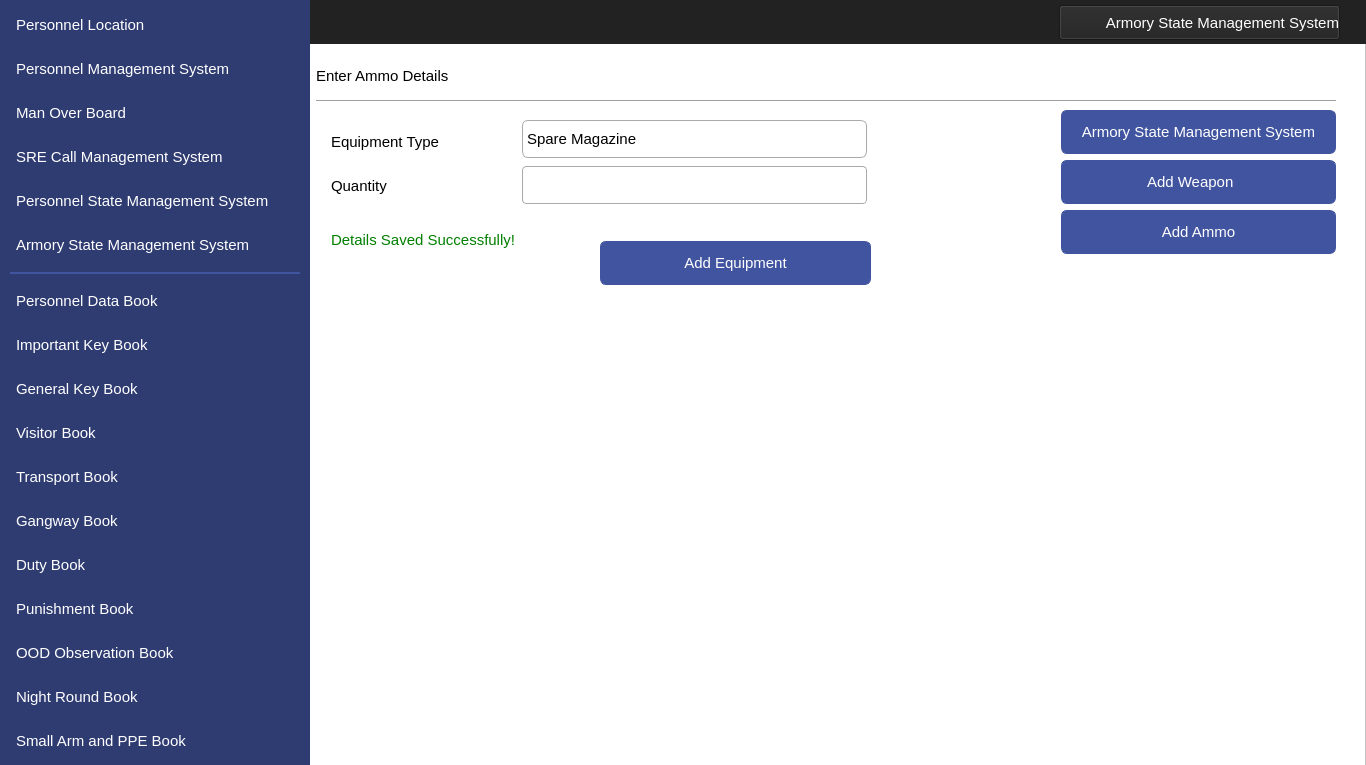
<?xml version="1.0" encoding="UTF-8"?>
<ui version="4.0">
 <class>MainWindow</class>
 <widget class="QMainWindow" name="MainWindow">
  <property name="geometry">
   <rect>
    <x>0</x>
    <y>0</y>
    <width>1366</width>
    <height>765</height>
   </rect>
  </property>
  <property name="windowTitle">
   <string>MainWindow</string>
  </property>
  <widget class="QWidget" name="centralwidget">
   <widget class="QFrame" name="frame">
    <property name="geometry">
     <rect>
      <x>0</x>
      <y>0</y>
      <width>1366</width>
      <height>768</height>
     </rect>
    </property>
    <property name="styleSheet">
     <string notr="true">background-color: #ffffff</string>
    </property>
    <property name="frameShape">
     <enum>QFrame::StyledPanel</enum>
    </property>
    <property name="frameShadow">
     <enum>QFrame::Raised</enum>
    </property>
    <widget class="QLabel" name="label">
     <property name="geometry">
      <rect>
       <x>0</x>
       <y>0</y>
       <width>310</width>
       <height>768</height>
      </rect>
     </property>
     <property name="styleSheet">
      <string notr="true">
background-color:#2F3C71;</string>
     </property>
     <property name="text">
      <string/>
     </property>
    </widget>
    <widget class="QLabel" name="label_2">
     <property name="geometry">
      <rect>
       <x>0</x>
       <y>0</y>
       <width>1366</width>
       <height>44</height>
      </rect>
     </property>
     <property name="styleSheet">
      <string notr="true">
background-color:#222222;</string>
     </property>
     <property name="text">
      <string/>
     </property>
    </widget>
    <widget class="QPushButton" name="navViewPunishment">
     <property name="geometry">
      <rect>
       <x>10</x>
       <y>587</y>
       <width>290</width>
       <height>44</height>
      </rect>
     </property>
     <property name="font">
      <font>
       <family>Segoe UI</family>
       <pointsize>11</pointsize>
      </font>
     </property>
     <property name="cursor">
      <cursorShape>PointingHandCursor</cursorShape>
     </property>
     <property name="styleSheet">
      <string notr="true">QPushButton 
{
    text-align: left;
    color: #ffffff;
    background-color:#2F3C71;
    border-width: 1px;
    border-color: #2F3C71;
    border-style: solid;
    border-radius: 6;
    padding: 3px;
    font-size: 11pt;
    padding-left: 5px;
    outline:none;
    padding-right: 5px;
    min-width: 40px;
}

QPushButton:hover
{
    background-color:#4154A0;
}


QPushButton:pressed
{
    background-color: #384889;
 	border-width: 3px;
    border-color: #5C70BC;
    border-style: solid;
    border-radius: 6;

}</string>
     </property>
     <property name="text">
      <string>Punishment Book</string>
     </property>
     <property name="icon">
      <iconset resource="../IconResource.qrc">
       <normaloff>:/images/punishment.png</normaloff>:/images/punishment.png</iconset>
     </property>
     <property name="iconSize">
      <size>
       <width>25</width>
       <height>25</height>
      </size>
     </property>
     <property name="flat">
      <bool>false</bool>
     </property>
    </widget>
    <widget class="QPushButton" name="navViewImpKey">
     <property name="geometry">
      <rect>
       <x>10</x>
       <y>323</y>
       <width>290</width>
       <height>44</height>
      </rect>
     </property>
     <property name="font">
      <font>
       <family>Segoe UI</family>
       <pointsize>11</pointsize>
      </font>
     </property>
     <property name="cursor">
      <cursorShape>PointingHandCursor</cursorShape>
     </property>
     <property name="styleSheet">
      <string notr="true">QPushButton 
{
    text-align: left;
    color: #ffffff;
    background-color:#2F3C71;
    border-width: 1px;
    border-color: #2F3C71;
    border-style: solid;
    border-radius: 6;
    padding: 3px;
    outline:none;
    font-size: 11pt;
    padding-left: 5px;
    padding-right: 5px;
    min-width: 40px;
}

QPushButton:hover
{
    background-color:#4154A0;
}
QPushButton:pressed
{
    background-color: #384889;
 	border-width: 3px;
    border-color: #5C70BC;
    border-style: solid;
    border-radius: 6;

}</string>
     </property>
     <property name="text">
      <string>Important Key Book</string>
     </property>
     <property name="icon">
      <iconset resource="../IconResource.qrc">
       <normaloff>:/images/impKey.png</normaloff>:/images/impKey.png</iconset>
     </property>
     <property name="iconSize">
      <size>
       <width>25</width>
       <height>25</height>
      </size>
     </property>
     <property name="flat">
      <bool>false</bool>
     </property>
    </widget>
    <widget class="QPushButton" name="navViewGenKey">
     <property name="geometry">
      <rect>
       <x>10</x>
       <y>367</y>
       <width>290</width>
       <height>44</height>
      </rect>
     </property>
     <property name="font">
      <font>
       <family>Segoe UI</family>
       <pointsize>11</pointsize>
      </font>
     </property>
     <property name="cursor">
      <cursorShape>PointingHandCursor</cursorShape>
     </property>
     <property name="styleSheet">
      <string notr="true">QPushButton 
{
    text-align: left;
    color: #ffffff;
    background-color:#2F3C71;
    border-width: 1px;
    border-color: #2F3C71;
    border-style: solid;
    border-radius: 6;
    padding: 3px;
    outline:none;
    font-size: 11pt;
    padding-left: 5px;
    padding-right: 5px;
    min-width: 40px;
}

QPushButton:hover
{
    background-color:#4154A0;
}

QPushButton:pressed
{
    background-color: #384889;
 	border-width: 3px;
    border-color: #5C70BC;
    border-style: solid;
    border-radius: 6;

}</string>
     </property>
     <property name="text">
      <string>General Key Book</string>
     </property>
     <property name="icon">
      <iconset resource="../IconResource.qrc">
       <normaloff>:/images/genKey.png</normaloff>:/images/genKey.png</iconset>
     </property>
     <property name="iconSize">
      <size>
       <width>25</width>
       <height>25</height>
      </size>
     </property>
     <property name="flat">
      <bool>false</bool>
     </property>
    </widget>
    <widget class="QPushButton" name="navViewVisitor">
     <property name="geometry">
      <rect>
       <x>10</x>
       <y>411</y>
       <width>290</width>
       <height>44</height>
      </rect>
     </property>
     <property name="font">
      <font>
       <family>Segoe UI</family>
       <pointsize>11</pointsize>
      </font>
     </property>
     <property name="cursor">
      <cursorShape>PointingHandCursor</cursorShape>
     </property>
     <property name="styleSheet">
      <string notr="true">QPushButton 
{
    text-align: left;
    color: #ffffff;
    background-color:#2F3C71;
    border-width: 1px;
    border-color: #2F3C71;
    border-style: solid;
    border-radius: 6;
    padding: 3px;
    outline:none;
    font-size: 11pt;
    padding-left: 5px;
    padding-right: 5px;
    min-width: 40px;
}

QPushButton:hover
{
    background-color:#4154A0;
}

QPushButton:pressed
{
    background-color: #384889;
 	border-width: 3px;
    border-color: #5C70BC;
    border-style: solid;
    border-radius: 6;
}</string>
     </property>
     <property name="text">
      <string>Visitor Book</string>
     </property>
     <property name="icon">
      <iconset resource="../IconResource.qrc">
       <normaloff>:/images/visitor.png</normaloff>:/images/visitor.png</iconset>
     </property>
     <property name="iconSize">
      <size>
       <width>25</width>
       <height>25</height>
      </size>
     </property>
     <property name="flat">
      <bool>false</bool>
     </property>
    </widget>
    <widget class="QPushButton" name="navViewTransport">
     <property name="geometry">
      <rect>
       <x>10</x>
       <y>455</y>
       <width>290</width>
       <height>44</height>
      </rect>
     </property>
     <property name="font">
      <font>
       <family>Segoe UI</family>
       <pointsize>11</pointsize>
      </font>
     </property>
     <property name="cursor">
      <cursorShape>PointingHandCursor</cursorShape>
     </property>
     <property name="styleSheet">
      <string notr="true">QPushButton 
{
    text-align: left;
    color: #ffffff;
    background-color:#2F3C71;
    border-width: 1px;
    border-color: #2F3C71;
    border-style: solid;
    border-radius: 6;
    padding: 3px;
    font-size: 11pt;
    padding-left: 5px;
    padding-right: 5px;
    outline:none;
    min-width: 40px;
}

QPushButton:hover
{
    background-color:#4154A0;
}
QPushButton:pressed
{
    background-color: #384889;
 	border-width: 3px;
    border-color: #5C70BC;
    border-style: solid;
    border-radius: 6;

}</string>
     </property>
     <property name="text">
      <string>Transport Book</string>
     </property>
     <property name="icon">
      <iconset resource="../IconResource.qrc">
       <normaloff>:/images/transport.png</normaloff>:/images/transport.png</iconset>
     </property>
     <property name="iconSize">
      <size>
       <width>25</width>
       <height>25</height>
      </size>
     </property>
     <property name="flat">
      <bool>false</bool>
     </property>
    </widget>
    <widget class="QPushButton" name="navViewGangway">
     <property name="geometry">
      <rect>
       <x>10</x>
       <y>499</y>
       <width>290</width>
       <height>44</height>
      </rect>
     </property>
     <property name="font">
      <font>
       <family>Segoe UI</family>
       <pointsize>11</pointsize>
      </font>
     </property>
     <property name="cursor">
      <cursorShape>PointingHandCursor</cursorShape>
     </property>
     <property name="styleSheet">
      <string notr="true">QPushButton 
{
    text-align: left;
    color: #ffffff;
    background-color:#2F3C71;
    border-width: 1px;
    border-color: #2F3C71;
    border-style: solid;
    border-radius: 6;
    padding: 3px;
    font-size: 11pt;
    padding-left: 5px;
    outline:none;
    padding-right: 5px;
    min-width: 40px;
}

QPushButton:hover
{
    background-color:#4154A0;
}
QPushButton:pressed
{
    background-color: #384889;
 	border-width: 3px;
    border-color: #5C70BC;
    border-style: solid;
    border-radius: 6;

}</string>
     </property>
     <property name="text">
      <string>Gangway Book</string>
     </property>
     <property name="icon">
      <iconset resource="../IconResource.qrc">
       <normaloff>:/images/gangway.png</normaloff>:/images/gangway.png</iconset>
     </property>
     <property name="iconSize">
      <size>
       <width>25</width>
       <height>25</height>
      </size>
     </property>
     <property name="flat">
      <bool>false</bool>
     </property>
    </widget>
    <widget class="QPushButton" name="navViewDuty">
     <property name="geometry">
      <rect>
       <x>10</x>
       <y>543</y>
       <width>290</width>
       <height>44</height>
      </rect>
     </property>
     <property name="font">
      <font>
       <family>Segoe UI</family>
       <pointsize>11</pointsize>
      </font>
     </property>
     <property name="cursor">
      <cursorShape>PointingHandCursor</cursorShape>
     </property>
     <property name="styleSheet">
      <string notr="true">QPushButton 
{
    text-align: left;
    color: #ffffff;
    background-color:#2F3C71;
    border-width: 1px;
    border-color: #2F3C71;
    border-style: solid;
    outline:none;
    border-radius: 6;
    padding: 3px;
    font-size: 11pt;
    padding-left: 5px;
    padding-right: 5px;
    min-width: 40px;
}

QPushButton:hover
{
    background-color:#4154A0;
}
QPushButton:pressed
{
    background-color: #384889;
 	border-width: 3px;
    border-color: #5C70BC;
    border-style: solid;
    border-radius: 6;

}</string>
     </property>
     <property name="text">
      <string>Duty Book</string>
     </property>
     <property name="icon">
      <iconset resource="../IconResource.qrc">
       <normaloff>:/images/duty.png</normaloff>:/images/duty.png</iconset>
     </property>
     <property name="iconSize">
      <size>
       <width>25</width>
       <height>25</height>
      </size>
     </property>
     <property name="flat">
      <bool>false</bool>
     </property>
    </widget>
    <widget class="QPushButton" name="navViewNight">
     <property name="geometry">
      <rect>
       <x>10</x>
       <y>675</y>
       <width>290</width>
       <height>44</height>
      </rect>
     </property>
     <property name="font">
      <font>
       <family>Segoe UI</family>
       <pointsize>11</pointsize>
      </font>
     </property>
     <property name="cursor">
      <cursorShape>PointingHandCursor</cursorShape>
     </property>
     <property name="styleSheet">
      <string notr="true">QPushButton 
{
    text-align: left;
    color: #ffffff;
    background-color:#2F3C71;
    border-width: 1px;
    border-color: #2F3C71;
    border-style: solid;
    border-radius: 6;
    padding: 3px;
    font-size: 11pt;
    padding-left: 5px;
    outline:none;
    padding-right: 5px;
    min-width: 40px;
}

QPushButton:hover
{
    background-color:#4154A0;
}
QPushButton:pressed
{
    background-color: #384889;
 	border-width: 3px;
    border-color: #5C70BC;
    border-style: solid;
    border-radius: 6;

}</string>
     </property>
     <property name="text">
      <string>Night Round Book</string>
     </property>
     <property name="icon">
      <iconset resource="../IconResource.qrc">
       <normaloff>:/images/night.png</normaloff>:/images/night.png</iconset>
     </property>
     <property name="iconSize">
      <size>
       <width>25</width>
       <height>25</height>
      </size>
     </property>
     <property name="flat">
      <bool>false</bool>
     </property>
    </widget>
    <widget class="QLabel" name="label_4">
     <property name="geometry">
      <rect>
       <x>10</x>
       <y>272</y>
       <width>290</width>
       <height>2</height>
      </rect>
     </property>
     <property name="styleSheet">
      <string notr="true">background-color:#4154A0;</string>
     </property>
     <property name="text">
      <string/>
     </property>
    </widget>
    <widget class="QPushButton" name="navViewMOB">
     <property name="geometry">
      <rect>
       <x>10</x>
       <y>91</y>
       <width>290</width>
       <height>44</height>
      </rect>
     </property>
     <property name="font">
      <font>
       <family>Segoe UI</family>
       <pointsize>11</pointsize>
      </font>
     </property>
     <property name="cursor">
      <cursorShape>PointingHandCursor</cursorShape>
     </property>
     <property name="styleSheet">
      <string notr="true">QPushButton 
{
    text-align: left;
    color: #ffffff;
    background-color:#2F3C71;
    border-width: 1px;
    border-color: #2F3C71;
    border-style: solid;
    outline:none;
    border-radius: 6;
    padding: 3px;
    font-size: 11pt;
    padding-left: 5px;
    padding-right: 5px;
    min-width: 40px;
}


QPushButton:hover
{
    background-color:#4154A0;
}
QPushButton:pressed
{
    background-color: #384889;
 	border-width: 3px;
    border-color: #5C70BC;
    border-style: solid;
    border-radius: 6;

}</string>
     </property>
     <property name="text">
      <string>Man Over Board</string>
     </property>
     <property name="icon">
      <iconset resource="../IconResource.qrc">
       <normaloff>:/images/mob.png</normaloff>:/images/mob.png</iconset>
     </property>
     <property name="iconSize">
      <size>
       <width>32</width>
       <height>32</height>
      </size>
     </property>
     <property name="flat">
      <bool>false</bool>
     </property>
    </widget>
    <widget class="QPushButton" name="navViewLocation">
     <property name="geometry">
      <rect>
       <x>10</x>
       <y>3</y>
       <width>290</width>
       <height>44</height>
      </rect>
     </property>
     <property name="font">
      <font>
       <family>Segoe UI</family>
       <pointsize>11</pointsize>
      </font>
     </property>
     <property name="cursor">
      <cursorShape>PointingHandCursor</cursorShape>
     </property>
     <property name="styleSheet">
      <string notr="true">QPushButton 
{
    text-align: left;
    color: #ffffff;
    background-color:#2F3C71;
    border-width: 1px;
    border-color: #2F3C71;
    border-style: solid;
    border-radius: 6;
    padding: 3px;
    font-size: 11pt;
    padding-left: 5px;
    padding-right: 5px;
    min-width: 40px;
    outline:none;
}

QPushButton:hover
{
    background-color:#4154A0;
}
QPushButton:pressed
{
    background-color: #384889;
 	border-width: 3px;
    border-color: #5C70BC;
    border-style: solid;
    border-radius: 6;

}</string>
     </property>
     <property name="text">
      <string>Personnel Location</string>
     </property>
     <property name="icon">
      <iconset resource="../IconResource.qrc">
       <normaloff>:/images/locate.png</normaloff>:/images/locate.png</iconset>
     </property>
     <property name="iconSize">
      <size>
       <width>25</width>
       <height>25</height>
      </size>
     </property>
     <property name="flat">
      <bool>false</bool>
     </property>
    </widget>
    <widget class="QPushButton" name="navViewManagement">
     <property name="geometry">
      <rect>
       <x>10</x>
       <y>47</y>
       <width>290</width>
       <height>44</height>
      </rect>
     </property>
     <property name="font">
      <font>
       <family>Segoe UI</family>
       <pointsize>11</pointsize>
      </font>
     </property>
     <property name="cursor">
      <cursorShape>PointingHandCursor</cursorShape>
     </property>
     <property name="styleSheet">
      <string notr="true">QPushButton 
{
    text-align: left;
    color: #ffffff;
    background-color:#2F3C71;
    border-width: 1px;
    border-color: #2F3C71;
    border-style: solid;
    border-radius: 6;
    padding: 3px;
    font-size: 11pt;
    padding-left: 5px;
    padding-right: 5px;
    min-width: 40px;
    outline:none;
}

QPushButton:hover
{
    background-color:#4154A0;
}
QPushButton:pressed
{
    background-color: #384889;
 	border-width: 3px;
    border-color: #5C70BC;
    border-style: solid;
    border-radius: 6;

}</string>
     </property>
     <property name="text">
      <string>Personnel Management System</string>
     </property>
     <property name="icon">
      <iconset resource="../IconResource.qrc">
       <normaloff>:/images/personnel.png</normaloff>:/images/personnel.png</iconset>
     </property>
     <property name="iconSize">
      <size>
       <width>32</width>
       <height>32</height>
      </size>
     </property>
     <property name="flat">
      <bool>false</bool>
     </property>
    </widget>
    <widget class="QPushButton" name="navViewPPE">
     <property name="geometry">
      <rect>
       <x>10</x>
       <y>719</y>
       <width>290</width>
       <height>44</height>
      </rect>
     </property>
     <property name="font">
      <font>
       <family>Segoe UI</family>
       <pointsize>11</pointsize>
      </font>
     </property>
     <property name="cursor">
      <cursorShape>PointingHandCursor</cursorShape>
     </property>
     <property name="styleSheet">
      <string notr="true">QPushButton 
{
    text-align: left;
    color: #ffffff;
    background-color:#2F3C71;
    border-width: 1px;
    border-color: #2F3C71;
    border-style: solid;
    outline:none;
    border-radius: 6;
    padding: 3px;
    font-size: 11pt;
    padding-left: 5px;
    padding-right: 5px;
    min-width: 40px;
    outline:none;
}
QPushButton:active
{
    background-color:#4154A0;
}

QPushButton:hover
{
    background-color:#4154A0;
}
QPushButton:pressed
{
    background-color: #384889;
 	border-width: 3px;
    border-color: #5C70BC;
    border-style: solid;
    border-radius: 6;

}</string>
     </property>
     <property name="text">
      <string>Small Arm and PPE Book</string>
     </property>
     <property name="icon">
      <iconset resource="../IconResource.qrc">
       <normaloff>:/images/armPPE.png</normaloff>:/images/armPPE.png</iconset>
     </property>
     <property name="iconSize">
      <size>
       <width>25</width>
       <height>25</height>
      </size>
     </property>
     <property name="flat">
      <bool>false</bool>
     </property>
    </widget>
    <widget class="QPushButton" name="navViewOOD">
     <property name="geometry">
      <rect>
       <x>10</x>
       <y>631</y>
       <width>290</width>
       <height>44</height>
      </rect>
     </property>
     <property name="font">
      <font>
       <family>Segoe UI</family>
       <pointsize>11</pointsize>
      </font>
     </property>
     <property name="cursor">
      <cursorShape>PointingHandCursor</cursorShape>
     </property>
     <property name="styleSheet">
      <string notr="true">QPushButton 
{
    text-align: left;
    color: #ffffff;
    background-color:#2F3C71;
    border-width: 1px;
    border-color: #2F3C71;
    border-style: solid;
    border-radius: 6;
    padding: 3px;
    font-size: 11pt;
    padding-left: 5px;
    outline:none;
    padding-right: 5px;
    min-width: 40px;
}

QPushButton:hover
{
    background-color:#4154A0;
}
QPushButton:pressed
{
    background-color: #384889;
 	border-width: 3px;
    border-color: #5C70BC;
    border-style: solid;
    border-radius: 6;

}</string>
     </property>
     <property name="text">
      <string>OOD Observation Book</string>
     </property>
     <property name="icon">
      <iconset resource="../IconResource.qrc">
       <normaloff>:/images/oodObserve.png</normaloff>:/images/oodObserve.png</iconset>
     </property>
     <property name="iconSize">
      <size>
       <width>25</width>
       <height>25</height>
      </size>
     </property>
     <property name="flat">
      <bool>false</bool>
     </property>
    </widget>
    <widget class="QPushButton" name="navViewCMS">
     <property name="geometry">
      <rect>
       <x>10</x>
       <y>135</y>
       <width>290</width>
       <height>44</height>
      </rect>
     </property>
     <property name="font">
      <font>
       <family>Segoe UI</family>
       <pointsize>11</pointsize>
      </font>
     </property>
     <property name="cursor">
      <cursorShape>PointingHandCursor</cursorShape>
     </property>
     <property name="styleSheet">
      <string notr="true">QPushButton 
{
    text-align: left;
    color: #ffffff;
    background-color:#2F3C71;
    border-width: 1px;
    border-color: #2F3C71;
    border-style: solid;
    border-radius: 6;
    padding: 3px;
    font-size: 11pt;
    padding-left: 5px;
    padding-right: 5px;
    outline:none;
    min-width: 40px;
}

QPushButton:hover
{
    background-color:#4154A0;
}
QPushButton:pressed
{
    background-color: #384889;
 	border-width: 3px;
    border-color: #5C70BC;
    border-style: solid;
    border-radius: 6;

}</string>
     </property>
     <property name="text">
      <string>SRE Call Management System</string>
     </property>
     <property name="icon">
      <iconset resource="../IconResource.qrc">
       <normaloff>:/images/sreCall.png</normaloff>:/images/sreCall.png</iconset>
     </property>
     <property name="iconSize">
      <size>
       <width>25</width>
       <height>25</height>
      </size>
     </property>
     <property name="flat">
      <bool>false</bool>
     </property>
    </widget>
    <widget class="QPushButton" name="pushButton">
     <property name="enabled">
      <bool>true</bool>
     </property>
     <property name="geometry">
      <rect>
       <x>1059</x>
       <y>5</y>
       <width>281</width>
       <height>35</height>
      </rect>
     </property>
     <property name="font">
      <font>
       <family>Segoe UI</family>
       <pointsize>11</pointsize>
      </font>
     </property>
     <property name="styleSheet">
      <string notr="true"> text-align: right;
    color: #ffffff;
    background-color:#222222;</string>
     </property>
     <property name="text">
      <string>Armory State Management System</string>
     </property>
     <property name="icon">
      <iconset resource="../IconResource.qrc">
       <normaloff>:/images/armory.png</normaloff>:/images/armory.png</iconset>
     </property>
     <property name="iconSize">
      <size>
       <width>32</width>
       <height>32</height>
      </size>
     </property>
    </widget>
    <widget class="QPushButton" name="pushButton_2">
     <property name="enabled">
      <bool>true</bool>
     </property>
     <property name="geometry">
      <rect>
       <x>316</x>
       <y>680</y>
       <width>100</width>
       <height>80</height>
      </rect>
     </property>
     <property name="styleSheet">
      <string notr="true"> border:1px solid #fff;
    border-radius:4px;
    outline:none;</string>
     </property>
     <property name="text">
      <string/>
     </property>
     <property name="icon">
      <iconset resource="../IconResource.qrc">
       <normaloff>:/images/logoMTIP.png</normaloff>:/images/logoMTIP.png</iconset>
     </property>
     <property name="iconSize">
      <size>
       <width>200</width>
       <height>200</height>
      </size>
     </property>
    </widget>
    <widget class="QPushButton" name="navViewPersonnel">
     <property name="geometry">
      <rect>
       <x>10</x>
       <y>279</y>
       <width>290</width>
       <height>44</height>
      </rect>
     </property>
     <property name="font">
      <font>
       <family>Segoe UI</family>
       <pointsize>11</pointsize>
      </font>
     </property>
     <property name="cursor">
      <cursorShape>PointingHandCursor</cursorShape>
     </property>
     <property name="styleSheet">
      <string notr="true">QPushButton 
{
    text-align: left;
    color: #ffffff;
    background-color:#2F3C71;
    border-width: 1px;
    border-color: #2F3C71;
    border-style: solid;
    border-radius: 6;
    outline:none;
    padding: 3px;
    font-size: 11pt;
    padding-left: 5px;
    padding-right: 5px;
    min-width: 40px;
}

QPushButton:hover
{
    background-color:#4154A0;
}

QPushButton:pressed
{
    background-color: #384889;
 	border-width: 3px;
    border-color: #5C70BC;
    border-style: solid;
    border-radius: 6;

}</string>
     </property>
     <property name="text">
      <string>Personnel Data Book</string>
     </property>
     <property name="icon">
      <iconset resource="../IconResource.qrc">
       <normaloff>:/images/personnelData.png</normaloff>:/images/personnelData.png</iconset>
     </property>
     <property name="iconSize">
      <size>
       <width>25</width>
       <height>25</height>
      </size>
     </property>
     <property name="flat">
      <bool>false</bool>
     </property>
    </widget>
    <widget class="QPushButton" name="navViewStatePersonnel">
     <property name="geometry">
      <rect>
       <x>10</x>
       <y>179</y>
       <width>290</width>
       <height>44</height>
      </rect>
     </property>
     <property name="font">
      <font>
       <family>Segoe UI</family>
       <pointsize>11</pointsize>
      </font>
     </property>
     <property name="cursor">
      <cursorShape>PointingHandCursor</cursorShape>
     </property>
     <property name="styleSheet">
      <string notr="true">QPushButton 
{
    text-align: left;
    color: #ffffff;
    background-color:#2F3C71;
    border-width: 1px;
    border-color: #2F3C71;
    border-style: solid;
    border-radius: 6;
    padding: 3px;
    font-size: 11pt;
    padding-left: 5px;
    outline:none;
    padding-right: 5px;
    min-width: 40px;
}

QPushButton:hover
{
    background-color:#4154A0;
}
QPushButton:pressed
{
    background-color: #384889;
 	border-width: 3px;
    border-color: #5C70BC;
    border-style: solid;
    border-radius: 6;

}</string>
     </property>
     <property name="text">
      <string>Personnel State Management System</string>
     </property>
     <property name="icon">
      <iconset resource="../IconResource.qrc">
       <normaloff>:/images/armoryState.png</normaloff>:/images/armoryState.png</iconset>
     </property>
     <property name="iconSize">
      <size>
       <width>25</width>
       <height>25</height>
      </size>
     </property>
     <property name="flat">
      <bool>false</bool>
     </property>
    </widget>
    <widget class="QPushButton" name="navAddWeapon">
     <property name="geometry">
      <rect>
       <x>1061</x>
       <y>160</y>
       <width>275</width>
       <height>44</height>
      </rect>
     </property>
     <property name="font">
      <font>
       <family>Segoe UI</family>
       <pointsize>11</pointsize>
      </font>
     </property>
     <property name="cursor">
      <cursorShape>PointingHandCursor</cursorShape>
     </property>
     <property name="styleSheet">
      <string notr="true">QPushButton
{
    color: #ffffff;
    background-color:#4154A0;
    border-width: 1px;
    border-color: #4154A0;
    border-style: solid;
    border-radius: 6;
    padding: 3px;
    outline:none;
    font-size: 11pt;
    padding-left: 5px;
    padding-right: 5px;
    min-width: 40px;
}

QPushButton:hover
{
    background-color:#384889
}
QPushButton:pressed
{
    background-color: #384889;
 	border-width: 3px;
    border-color: #5C70BC;
    border-style: solid;
    border-radius: 6;

}</string>
     </property>
     <property name="text">
      <string>Add Weapon    </string>
     </property>
     <property name="icon">
      <iconset resource="../IconResource.qrc">
       <normaloff>:/images/add.png</normaloff>:/images/add.png</iconset>
     </property>
     <property name="iconSize">
      <size>
       <width>25</width>
       <height>25</height>
      </size>
     </property>
    </widget>
    <widget class="QPushButton" name="navViewStateArmory">
     <property name="geometry">
      <rect>
       <x>10</x>
       <y>223</y>
       <width>290</width>
       <height>44</height>
      </rect>
     </property>
     <property name="font">
      <font>
       <family>Segoe UI</family>
       <pointsize>11</pointsize>
      </font>
     </property>
     <property name="cursor">
      <cursorShape>PointingHandCursor</cursorShape>
     </property>
     <property name="styleSheet">
      <string notr="true">QPushButton 
{
    text-align: left;
    color: #ffffff;
    background-color:#2F3C71;
    border-width: 1px;
    border-color: #2F3C71;
    border-style: solid;
    border-radius: 6;
    outline:none;
    padding: 3px;
    font-size: 11pt;
    padding-left: 5px;
    padding-right: 5px;
    min-width: 40px;
}

QPushButton:hover
{
    background-color:#4154A0;
}
QPushButton:pressed
{
    background-color: #384889;
 	border-width: 3px;
    border-color: #5C70BC;
    border-style: solid;
    border-radius: 6;

}</string>
     </property>
     <property name="text">
      <string>Armory State Management System</string>
     </property>
     <property name="icon">
      <iconset resource="../IconResource.qrc">
       <normaloff>:/images/armory.png</normaloff>:/images/armory.png</iconset>
     </property>
     <property name="iconSize">
      <size>
       <width>25</width>
       <height>25</height>
      </size>
     </property>
     <property name="flat">
      <bool>false</bool>
     </property>
    </widget>
    <widget class="QLabel" name="label_14">
     <property name="geometry">
      <rect>
       <x>331</x>
       <y>164</y>
       <width>191</width>
       <height>44</height>
      </rect>
     </property>
     <property name="font">
      <font>
       <family>Segoe UI</family>
       <pointsize>11</pointsize>
      </font>
     </property>
     <property name="layoutDirection">
      <enum>Qt::LeftToRight</enum>
     </property>
     <property name="styleSheet">
      <string notr="true">color: #000000;
background-color:#ffffff;
font-size: 11pt</string>
     </property>
     <property name="text">
      <string>Quantity</string>
     </property>
     <property name="alignment">
      <set>Qt::AlignLeading|Qt::AlignLeft|Qt::AlignVCenter</set>
     </property>
    </widget>
    <widget class="QLabel" name="lblDataEntrySuccessful">
     <property name="enabled">
      <bool>true</bool>
     </property>
     <property name="geometry">
      <rect>
       <x>331</x>
       <y>218</y>
       <width>361</width>
       <height>44</height>
      </rect>
     </property>
     <property name="font">
      <font>
       <family>Segoe UI</family>
       <pointsize>11</pointsize>
      </font>
     </property>
     <property name="layoutDirection">
      <enum>Qt::LeftToRight</enum>
     </property>
     <property name="styleSheet">
      <string notr="true">color: green;
background-color:#ffffff;
font-size: 11pt</string>
     </property>
     <property name="text">
      <string>Details Saved Successfully!</string>
     </property>
     <property name="alignment">
      <set>Qt::AlignLeading|Qt::AlignLeft|Qt::AlignVCenter</set>
     </property>
    </widget>
    <widget class="QLineEdit" name="edtEquipmentQuantity">
     <property name="geometry">
      <rect>
       <x>522</x>
       <y>166</y>
       <width>345</width>
       <height>38</height>
      </rect>
     </property>
     <property name="font">
      <font>
       <family>Segoe UI</family>
       <pointsize>11</pointsize>
      </font>
     </property>
     <property name="styleSheet">
      <string notr="true">QLineEdit{
    border:1px solid #aaa;
    border-radius:4px;
    outline:none;
    padding:6px;
    box-sizing:border-box;
    transition:.3s;
  }
  QLineEdit:hover{
	 border:1px solid #000;	
 	transition:.3s;
}
  QLineEdit:focus{
    border-color:dodgerBlue;
    box-shadow:0 0 8px 0 dodgerBlue;
  }</string>
     </property>
    </widget>
    <widget class="QPushButton" name="btnAddEquipment">
     <property name="geometry">
      <rect>
       <x>600</x>
       <y>241</y>
       <width>271</width>
       <height>44</height>
      </rect>
     </property>
     <property name="font">
      <font>
       <family>Segoe UI</family>
       <pointsize>11</pointsize>
      </font>
     </property>
     <property name="cursor">
      <cursorShape>PointingHandCursor</cursorShape>
     </property>
     <property name="styleSheet">
      <string notr="true">QPushButton
{
    color: #ffffff;
    background-color:#4154A0;
    border-width: 1px;
    border-color: #4154A0;
    border-style: solid;
    border-radius: 6;
    padding: 3px;
    font-size: 11pt;
    padding-left: 5px;
    padding-right: 5px;
    min-width: 40px;
}

QPushButton:hover
{
    background-color:#384889
}
QPushButton:pressed
{
    background-color: #384889;
 	border-width: 3px;
    border-color: #5C70BC;
    border-style: solid;
    border-radius: 6;

}</string>
     </property>
     <property name="text">
      <string>Add Equipment</string>
     </property>
     <property name="icon">
      <iconset resource="../IconResource.qrc">
       <normaloff>:/images/add.png</normaloff>:/images/add.png</iconset>
     </property>
     <property name="iconSize">
      <size>
       <width>25</width>
       <height>25</height>
      </size>
     </property>
    </widget>
    <widget class="QPushButton" name="navArmState">
     <property name="geometry">
      <rect>
       <x>1061</x>
       <y>110</y>
       <width>275</width>
       <height>44</height>
      </rect>
     </property>
     <property name="font">
      <font>
       <family>Segoe UI</family>
       <pointsize>11</pointsize>
      </font>
     </property>
     <property name="cursor">
      <cursorShape>PointingHandCursor</cursorShape>
     </property>
     <property name="styleSheet">
      <string notr="true">QPushButton
{
    color: #ffffff;
    background-color:#4154A0;
    border-width: 1px;
    border-color: #4154A0;
    border-style: solid;
    border-radius: 6;
    padding: 3px;
    outline:none;
    font-size: 11pt;
    padding-left: 5px;
    padding-right: 5px;
    min-width: 40px;
}

QPushButton:hover
{
    background-color:#384889
}
QPushButton:pressed
{
    background-color: #384889;
 	border-width: 3px;
    border-color: #5C70BC;
    border-style: solid;
    border-radius: 6;

}</string>
     </property>
     <property name="text">
      <string>Armory State Management System</string>
     </property>
     <property name="icon">
      <iconset resource="../IconResource.qrc">
       <normaloff>:/images/armory.png</normaloff>:/images/armory.png</iconset>
     </property>
     <property name="iconSize">
      <size>
       <width>25</width>
       <height>25</height>
      </size>
     </property>
    </widget>
    <widget class="QComboBox" name="cBoxEquipmentType">
     <property name="geometry">
      <rect>
       <x>522</x>
       <y>120</y>
       <width>345</width>
       <height>38</height>
      </rect>
     </property>
     <property name="font">
      <font>
       <family>Segoe UI</family>
       <pointsize>11</pointsize>
       <kerning>true</kerning>
      </font>
     </property>
     <property name="cursor">
      <cursorShape>PointingHandCursor</cursorShape>
     </property>
     <property name="styleSheet">
      <string notr="true">QComboBox{ border-width: 1px;
 border-color: #aaa;
 border-style: solid;
border-radius:6; 
}

QComboBox::drop-down:button{
background-color:transparent;
}
QComboBox::down-arrow {
 
    image: url(C:/Users/home/Desktop/IndoorPoistionInterfaces/InterfaceIcons/dropDown.png);
    width: 25px;
    height: 9px;
}
QComboBox:hover{
	 border:1px solid #000;	
 	transition:.3s;
}
  QComboBox:focus{
    border-color:dodgerBlue;
    box-shadow:0 0 8px 0 dodgerBlue;
  }
</string>
     </property>
     <property name="editable">
      <bool>false</bool>
     </property>
     <property name="frame">
      <bool>true</bool>
     </property>
     <item>
      <property name="text">
       <string>Spare Magazine</string>
      </property>
     </item>
     <item>
      <property name="text">
       <string>SL Pouch</string>
      </property>
     </item>
     <item>
      <property name="text">
       <string>Bullet Proof Jacket</string>
      </property>
     </item>
     <item>
      <property name="text">
       <string>Bullet Proof Helmet</string>
      </property>
     </item>
     <item>
      <property name="text">
       <string>Steel Proof Helmet</string>
      </property>
     </item>
     <item>
      <property name="text">
       <string>Torch</string>
      </property>
     </item>
     <item>
      <property name="text">
       <string>Whistle</string>
      </property>
     </item>
     <item>
      <property name="text">
       <string>Elbow + Knee Pad</string>
      </property>
     </item>
    </widget>
    <widget class="QPushButton" name="navAddAmmo">
     <property name="geometry">
      <rect>
       <x>1061</x>
       <y>210</y>
       <width>275</width>
       <height>44</height>
      </rect>
     </property>
     <property name="font">
      <font>
       <family>Segoe UI</family>
       <pointsize>11</pointsize>
      </font>
     </property>
     <property name="cursor">
      <cursorShape>PointingHandCursor</cursorShape>
     </property>
     <property name="styleSheet">
      <string notr="true">QPushButton
{
    color: #ffffff;
    background-color:#4154A0;
    border-width: 1px;
    border-color: #4154A0;
    border-style: solid;
    border-radius: 6;
    padding: 3px;
    outline:none;
    font-size: 11pt;
    padding-left: 5px;
    padding-right: 5px;
    min-width: 40px;
}

QPushButton:hover
{
    background-color:#384889
}
QPushButton:pressed
{
    background-color: #384889;
 	border-width: 3px;
    border-color: #5C70BC;
    border-style: solid;
    border-radius: 6;

}</string>
     </property>
     <property name="text">
      <string>Add Ammo</string>
     </property>
     <property name="icon">
      <iconset resource="../IconResource.qrc">
       <normaloff>:/images/add.png</normaloff>:/images/add.png</iconset>
     </property>
     <property name="iconSize">
      <size>
       <width>25</width>
       <height>25</height>
      </size>
     </property>
    </widget>
    <zorder>label_2</zorder>
    <zorder>label</zorder>
    <zorder>navViewPunishment</zorder>
    <zorder>navViewImpKey</zorder>
    <zorder>navViewGenKey</zorder>
    <zorder>navViewVisitor</zorder>
    <zorder>navViewTransport</zorder>
    <zorder>navViewGangway</zorder>
    <zorder>navViewDuty</zorder>
    <zorder>navViewNight</zorder>
    <zorder>label_4</zorder>
    <zorder>navViewMOB</zorder>
    <zorder>navViewLocation</zorder>
    <zorder>navViewManagement</zorder>
    <zorder>navViewPPE</zorder>
    <zorder>navViewOOD</zorder>
    <zorder>navViewCMS</zorder>
    <zorder>pushButton</zorder>
    <zorder>pushButton_2</zorder>
    <zorder>navViewPersonnel</zorder>
    <zorder>navViewStatePersonnel</zorder>
    <zorder>navAddWeapon</zorder>
    <zorder>navViewStateArmory</zorder>
    <zorder>label_14</zorder>
    <zorder>lblDataEntrySuccessful</zorder>
    <zorder>edtEquipmentQuantity</zorder>
    <zorder>btnAddEquipment</zorder>
    <zorder>navArmState</zorder>
    <zorder>cBoxEquipmentType</zorder>
    <zorder>navAddAmmo</zorder>
   </widget>
   <widget class="QLabel" name="label_13">
    <property name="geometry">
     <rect>
      <x>316</x>
      <y>100</y>
      <width>1020</width>
      <height>1</height>
     </rect>
    </property>
    <property name="styleSheet">
     <string notr="true">background-color:#A0A0A0;</string>
    </property>
    <property name="text">
     <string/>
    </property>
   </widget>
   <widget class="QLabel" name="label_6">
    <property name="geometry">
     <rect>
      <x>316</x>
      <y>60</y>
      <width>391</width>
      <height>31</height>
     </rect>
    </property>
    <property name="font">
     <font>
      <family>Segoe UI</family>
      <pointsize>11</pointsize>
     </font>
    </property>
    <property name="layoutDirection">
     <enum>Qt::LeftToRight</enum>
    </property>
    <property name="styleSheet">
     <string notr="true">color: #000000;
background-color:#ffffff;
font-size: 11pt</string>
    </property>
    <property name="text">
     <string>Enter Ammo Details</string>
    </property>
    <property name="alignment">
     <set>Qt::AlignLeading|Qt::AlignLeft|Qt::AlignVCenter</set>
    </property>
   </widget>
   <widget class="QLabel" name="label_7">
    <property name="geometry">
     <rect>
      <x>331</x>
      <y>120</y>
      <width>191</width>
      <height>44</height>
     </rect>
    </property>
    <property name="font">
     <font>
      <family>Segoe UI</family>
      <pointsize>11</pointsize>
     </font>
    </property>
    <property name="layoutDirection">
     <enum>Qt::LeftToRight</enum>
    </property>
    <property name="styleSheet">
     <string notr="true">color: #000000;
background-color:#ffffff;
font-size: 11pt</string>
    </property>
    <property name="text">
     <string>Equipment Type</string>
    </property>
    <property name="alignment">
     <set>Qt::AlignLeading|Qt::AlignLeft|Qt::AlignVCenter</set>
    </property>
   </widget>
  </widget>
 </widget>
 <resources>
  <include location="../IconResource.qrc"/>
 </resources>
 <connections/>
</ui>
